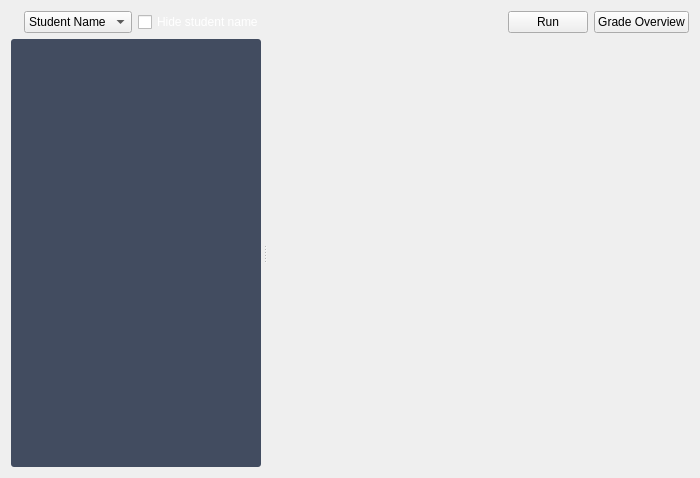
<?xml version="1.0" encoding="UTF-8"?>
<ui version="4.0">
 <class>GradingView</class>
 <widget class="QWidget" name="GradingView">
  <property name="geometry">
   <rect>
    <x>0</x>
    <y>0</y>
    <width>700</width>
    <height>478</height>
   </rect>
  </property>
  <property name="windowTitle">
   <string>GradingView</string>
  </property>
  <property name="styleSheet">
   <string notr="true">QWidget #GradingView {
        background: rgb(55, 64, 80);
}

QCheckBox#checkBox {
        color: white;
}

#treeView {
        background: rgb(66, 76, 96);
        border: none;
        color: white;
        padding-top: 10px;
        border-radius: 3px;
}

#editor {
        border-radius: 6px;
}

QLabel #label {
        border-radius: 10px;
}
QSplitter::handle:horizontal {
        image: url(:/misc/splitter.png);
}</string>
  </property>
  <layout class="QGridLayout" name="gridLayout_2">
   <item row="0" column="0">
    <layout class="QGridLayout" name="gridLayout">
     <item row="3" column="0">
      <widget class="QSplitter" name="splitter">
       <property name="sizePolicy">
        <sizepolicy hsizetype="Expanding" vsizetype="Expanding">
         <horstretch>0</horstretch>
         <verstretch>0</verstretch>
        </sizepolicy>
       </property>
       <property name="orientation">
        <enum>Qt::Horizontal</enum>
       </property>
       <property name="handleWidth">
        <number>8</number>
       </property>
       <widget class="QTreeView" name="treeView">
        <property name="sizePolicy">
         <sizepolicy hsizetype="MinimumExpanding" vsizetype="Expanding">
          <horstretch>0</horstretch>
          <verstretch>0</verstretch>
         </sizepolicy>
        </property>
        <property name="minimumSize">
         <size>
          <width>120</width>
          <height>0</height>
         </size>
        </property>
        <property name="maximumSize">
         <size>
          <width>250</width>
          <height>16777215</height>
         </size>
        </property>
        <property name="baseSize">
         <size>
          <width>0</width>
          <height>0</height>
         </size>
        </property>
        <property name="autoFillBackground">
         <bool>false</bool>
        </property>
        <property name="headerHidden">
         <bool>true</bool>
        </property>
       </widget>
       <widget class="CodeEditor" name="editor" native="true">
        <property name="sizePolicy">
         <sizepolicy hsizetype="Expanding" vsizetype="Preferred">
          <horstretch>0</horstretch>
          <verstretch>0</verstretch>
         </sizepolicy>
        </property>
       </widget>
      </widget>
     </item>
     <item row="0" column="0">
      <layout class="QHBoxLayout" name="horizontalLayout">
       <property name="sizeConstraint">
        <enum>QLayout::SetDefaultConstraint</enum>
       </property>
       <item>
        <widget class="QLabel" name="logo">
         <property name="sizePolicy">
          <sizepolicy hsizetype="Fixed" vsizetype="Fixed">
           <horstretch>0</horstretch>
           <verstretch>0</verstretch>
          </sizepolicy>
         </property>
         <property name="maximumSize">
          <size>
           <width>100</width>
           <height>24</height>
          </size>
         </property>
         <property name="text">
          <string/>
         </property>
         <property name="textFormat">
          <enum>Qt::PlainText</enum>
         </property>
         <property name="pixmap">
          <pixmap resource="resources.qrc">:/logo/logodark.png</pixmap>
         </property>
         <property name="scaledContents">
          <bool>true</bool>
         </property>
         <property name="wordWrap">
          <bool>false</bool>
         </property>
        </widget>
       </item>
       <item>
        <widget class="QComboBox" name="comboBox">
         <item>
          <property name="text">
           <string>Student Name</string>
          </property>
         </item>
        </widget>
       </item>
       <item>
        <widget class="QCheckBox" name="checkBox">
         <property name="text">
          <string>Hide student name</string>
         </property>
        </widget>
       </item>
       <item>
        <spacer name="horizontalSpacer">
         <property name="orientation">
          <enum>Qt::Horizontal</enum>
         </property>
         <property name="sizeHint" stdset="0">
          <size>
           <width>40</width>
           <height>20</height>
          </size>
         </property>
        </spacer>
       </item>
       <item>
        <widget class="QPushButton" name="run">
         <property name="text">
          <string>Run</string>
         </property>
         <property name="iconSize">
          <size>
           <width>10</width>
           <height>10</height>
          </size>
         </property>
        </widget>
       </item>
       <item>
        <widget class="QPushButton" name="overview">
         <property name="text">
          <string>Grade Overview</string>
         </property>
         <property name="iconSize">
          <size>
           <width>10</width>
           <height>10</height>
          </size>
         </property>
        </widget>
       </item>
      </layout>
     </item>
    </layout>
   </item>
  </layout>
 </widget>
 <layoutdefault spacing="6" margin="11"/>
 <customwidgets>
  <customwidget>
   <class>CodeEditor</class>
   <extends>QWidget</extends>
   <header>../tools/codeeditor.h</header>
   <container>1</container>
  </customwidget>
 </customwidgets>
 <resources>
  <include location="resources.qrc"/>
 </resources>
 <connections/>
</ui>
